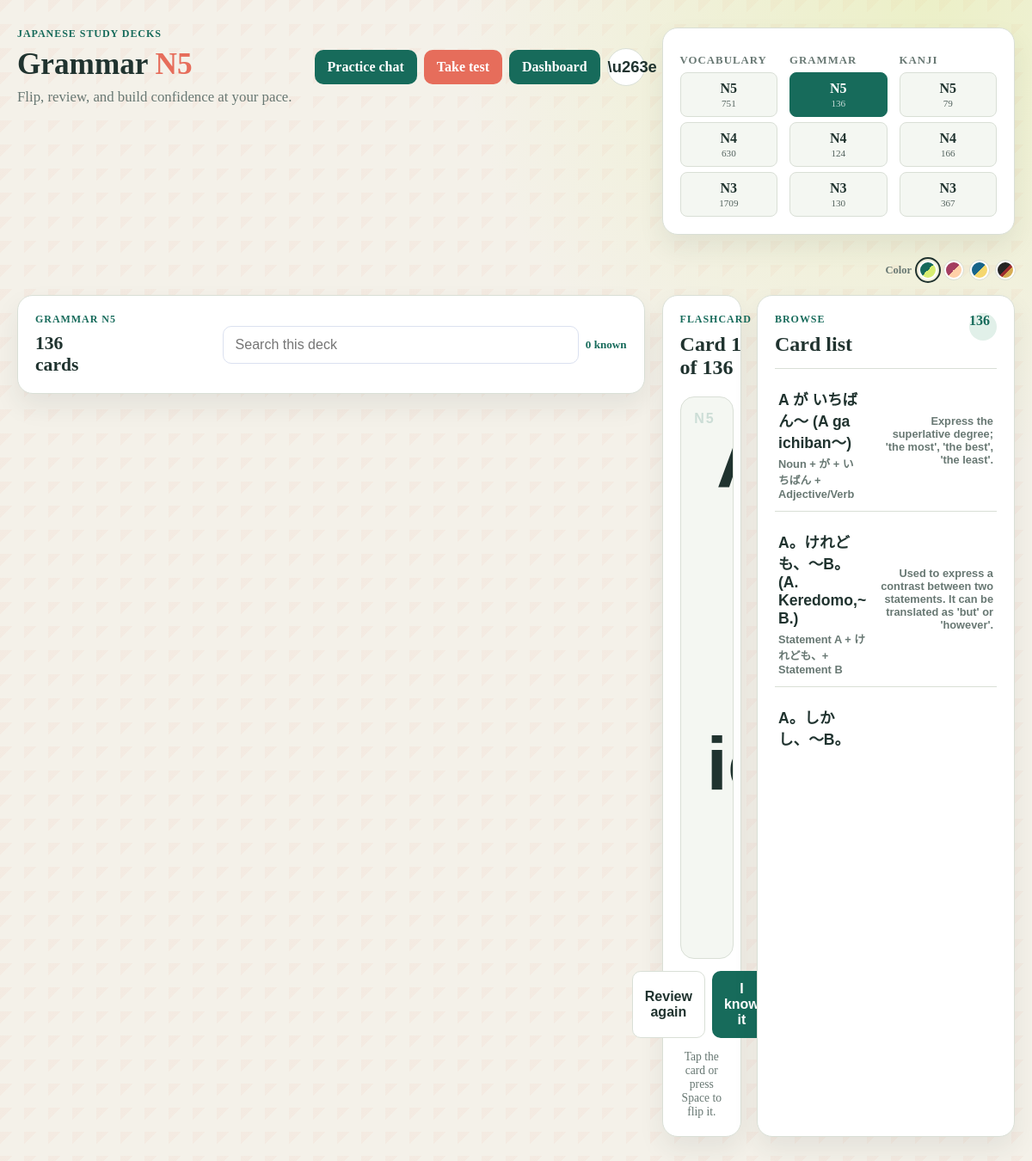
The page /study/grammar/N5 (signed in) on the database its author committed.
### app.py (models this page shows)
class Grammar(db.Model):
    id = db.Column(db.Integer, primary_key=True)
    level = db.Column(db.String(2), nullable=False)
    point = db.Column(db.String(300), nullable=False)
    meaning = db.Column(db.Text, nullable=False)
    formation = db.Column(db.Text, nullable=False, default='')
    example_japanese = db.Column(db.Text, nullable=False, default='')
    example_english = db.Column(db.Text, nullable=False, default='')
    __table_args__ = (db.UniqueConstraint('level', 'point', name='unique_grammar_level_point'),)

### app.py (the view)
@app.route('/study/<category>/<level>')
@login_required
def study_deck(category, level):
    category = category.lower()
    level = level.upper()
    if category not in {'vocabulary', 'grammar', 'kanji'} or level not in {'N5', 'N4', 'N3'}:
        abort(404)
    if category == 'vocabulary':
        items = Vocabulary.query.filter_by(level=level).order_by(Vocabulary.id).all()
        data = [{'front': item.japanese, 'reading': item.reading, 'meaning': item.meaning,
                 'detail': item.example, 'type': item.part_of_speech} for item in items]
    elif category == 'grammar':
        items = Grammar.query.filter_by(level=level).order_by(Grammar.id).all()
        data = [{'front': item.point, 'reading': item.formation, 'meaning': item.meaning,
                 'detail': item.example_japanese, 'extra': item.example_english, 'type': 'grammar'} for item in items]
    else:
        items = Kanji.query.filter_by(level=level).order_by(Kanji.id).all()
        data = [{'front': item.character, 'reading': item.readings, 'meaning': item.meaning,
                 'detail': item.mnemonic, 'extra': item.vocabulary, 'type': 'kanji'} for item in items]
    counts = {
        'vocabulary': {deck_level: Vocabulary.query.filter_by(level=deck_level).count() for deck_level in ('N5', 'N4', 'N3')},
        'grammar': {deck_level: Grammar.query.filter_by(level=deck_level).count() for deck_level in ('N5', 'N4', 'N3')},
        'kanji': {deck_level: Kanji.query.filter_by(level=deck_level).count() for deck_level in ('N5', 'N4', 'N3')},
    }
    return render_template('study.html', category=category, level=level, items=data, counts=counts)

### app.py (called while the page is built)
@login_manager.user_loader
def load_user(user_id):
    return User.query.get(int(user_id))

### templates/study.html (shortened to what this page needs)
<!DOCTYPE html>
<html lang="en">
  <head>
    <link rel="stylesheet" href="{{ url_for('static', filename='style.css') }}" />
  </head>
  <body>
    <main class="container study-page">
      <header class="study-header">
        <div>
          <p class="eyebrow">Japanese study decks</p>
          <h1>{{ category|title }} <span class="level-mark">{{ level }}</span></h1>
          <p class="greeting">Flip, review, and build confidence at your pace.</p>
        </div>
        <div class="study-header-actions">
          <a class="button-link" href="{{ url_for('conversation') }}">Practice chat</a>
          <a class="button-link test-header-link" href="{{ url_for('test_deck', category=category, level=level) }}">Take test</a>
          <a class="button-link" href="{{ url_for('home') }}">Dashboard</a>
          <button class="theme-toggle" id="themeToggle" type="button" aria-label="Switch to dark mode" title="Switch theme"><span id="themeIcon">&#9790;</span></button>
        </div>
      </header>
      <div class="theme-picker study-theme-picker" aria-label="Color theme">
        <span>Color</span>
        <button class="theme-swatch moss" type="button" data-theme="moss" aria-label="Moss theme"></button>
        <button class="theme-swatch sakura" type="button" data-theme="sakura" aria-label="Sakura theme"></button>
        <button class="theme-swatch ocean" type="button" data-theme="ocean" aria-label="Ocean theme"></button>
        <button class="theme-swatch samurai" type="button" data-theme="samurai" aria-label="Samurai theme"></button>
      </div>
      <section class="deck-nav card" aria-label="Study deck selection">
        <div class="deck-nav-group">
          <strong>Vocabulary</strong>
          {% for deck_level in ['N5', 'N4', 'N3'] %}
            <a class="deck-button" href="{{ url_for('study_deck', category='vocabulary', level=deck_level) }}">{{ deck_level }} <small>{{ counts['vocabulary'].get(deck_level, 0) }}</small></a>
          {% endfor %}
        </div>
        <div class="deck-nav-group">
          <strong>Grammar</strong>
          {% for deck_level in ['N5', 'N4', 'N3'] %}
            <a class="deck-button{% if category == 'grammar' and level == deck_level %} active{% endif %}" href="{{ url_for('study_deck', category='grammar', level=deck_level) }}">{{ deck_level }} <small>{{ counts['grammar'].get(deck_level, 0) }}</small></a>
          {% endfor %}
        </div>
        <div class="deck-nav-group">
          <strong>Kanji</strong>
          {% for deck_level in ['N5', 'N4', 'N3'] %}
            <a class="deck-button{% if category == 'kanji' and level == deck_level %} active{% endif %}" href="{{ url_for('study_deck', category='kanji', level=deck_level) }}">{{ deck_level }} <small>{{ counts['kanji'].get(deck_level, 0) }}</small></a>
          {% endfor %}
        </div>
      </section>
      {% if items %}
        <section class="study-toolbar card">
          <div><p class="eyebrow">{{ category|title }} {{ level }}</p><h2><span id="deckCount">{{ items|length }}</span> cards</h2></div>
          <div class="vocab-controls"><label class="sr-only" for="studySearch">Search deck</label><input id="studySearch" type="search" placeholder="Search this deck" /><span class="progress-label" id="knownLabel">0 known</span></div>
        </section>
        <section class="study-grid">
          <div class="card flashcard-panel">
            <div class="panel-heading"><div><p class="eyebrow">Flashcard</p><h2 id="cardPosition">Card 1 of {{ items|length }}</h2></div><a class="text-link" href="{{ url_for('test_deck', category=category, level=level) }}">Take test</a></div>
            <button class="flashcard" id="flashcard" type="button" aria-label="Show answer">
              <span class="flashcard-face flashcard-front"><span class="word-japanese" id="cardFront"></span><span class="word-reading" id="cardReading"></span><span class="flip-hint">Show answer</span></span>
            </button>
            <div class="flashcard-actions"><button class="learn-button" id="learningButton" type="button">Review again</button><button class="know-button" id="knownButton" type="button">I know it</button></div>
            <p class="deck-status" id="deckStatus" role="status">Tap the card or press Space to flip it.</p>
          </div>
          <div class="card word-list-panel"><div class="panel-heading"><div><p class="eyebrow">Browse</p><h2>Card list</h2></div><span class="history-count" id="visibleCount">{{ items|length }}</span></div><div class="word-list" id="wordList">{% for item in items %}<button class="word-row" type="button" data-index="{{ loop.index0 }}" data-search="{{ (item.front ~ ' ' ~ item.reading ~ ' ' ~ item.meaning)|lower }}"><span><strong>{{ item.front }}</strong><small>{{ item.reading }}</small></span><span class="word-row-meaning">{{ item.meaning }}</span></button>{% endfor %}</div></div>
        </section>
      {% else %}
        <section class="card empty-vocab"><p class="eyebrow">Deck unavailable</p><h2>No {{ category }} {{ level }} data has been imported yet.</h2><p>Choose another level, or add the matching source file and run the importer.</p></section>
      {% endif %}
    </main>
  </body>
</html>

### rows shown on the page
Grammar: front "A が いちばん～ (A ga ichiban～)", reading "Noun + が + いちばん + Adjective/Verb", meaning "Express the superlative degree; 'the most', 'the best', 'the least'."
Grammar: front "A。けれども、～B。(A. Keredomo,~ B.)", reading "Statement A + けれども、+ Statement B", meaning "Used to express a contrast between two statements. It can be translated as 'but' or 'however'."
Grammar: front "A。しかし、～B。…"

### other values the page prints
{{ category|title }} "Grammar"
{{ level }} "N5"
{{ deck_level }} "N5" "N4" "N3"
{{ counts['vocabulary'].get(deck_level, 0) }} "751" "630" "1709"
{{ counts['grammar'].get(deck_level, 0) }} "136" "124" "130"
{{ counts['kanji'].get(deck_level, 0) }} "79" "166" "367"
{{ category|title }} "GRAMMAR"
{{ items|length }} "136"
